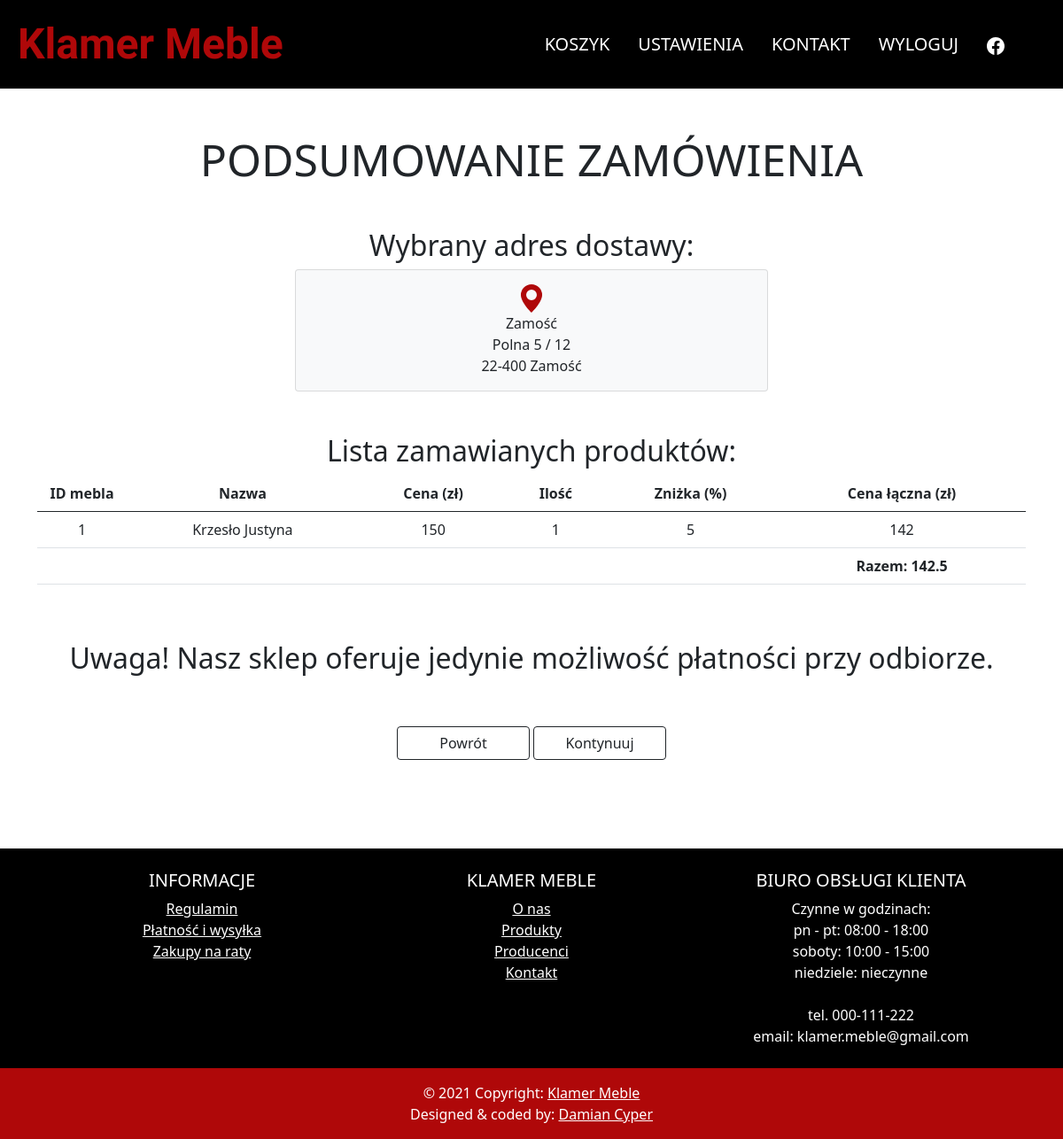
The app's page /shopping_cart/confirmation (signed in) with its own data.
### store/models.py (models this page shows, shortened)
class ShoppingCart(models.Model):
    user = models.ForeignKey(User, on_delete=models.CASCADE, default=0)
    furniture = models.ForeignKey(Furniture, on_delete=models.CASCADE)
    amount = models.IntegerField(default=1)
    address = models.ForeignKey(UserAddress, on_delete=models.CASCADE, default=0)

class UserAddress(models.Model):
    user = models.ForeignKey(User, on_delete=models.CASCADE, default=0)
    address = models.ForeignKey(Address, on_delete=models.CASCADE, default=0)

class Address(models.Model):
    city = models.CharField(max_length=255)
    street = models.CharField(max_length=255)
    house_nr = models.CharField(max_length=5)
    building_nr = models.CharField(max_length=5, blank=True)
    zip_code = models.CharField(max_length=7)

class Furniture(models.Model):
    name = models.CharField(max_length=255)
    type = models.ForeignKey(FurnitureType, on_delete=models.CASCADE)
    state = models.CharField(choices=STATE, default='new', max_length=20)
    price = models.IntegerField(default=200)
    origin = models.CharField(max_length=255)
    material = models.CharField(max_length=255)
    amount = models.IntegerField(default=0)
    description = models.TextField()
    warranty_time = models.IntegerField(default=0)
    discount = models.IntegerField(default=0)
    height = models.IntegerField()
    width = models.IntegerField()
    depth = models.IntegerField()
    @property
    def price_with_discount(self):
        return round(self.price * (1 - self.discount / 100), 2)

### store/views.py (the view, shortened to what this page needs)
# urls.py: path('shopping_cart', ShoppingCartView.as_view(template_name='shopping_cart.html'), name='shop_cart'),
class ShoppingCartView(LoginRequiredMixin, generic.ListView):
    model = ShoppingCart
    def get_queryset(self):
        products = super().get_queryset()
        products = products.filter(user=self.request.user)
        return products
    def get_context_data(self, **kwargs):
        context = super().get_context_data(**kwargs)
        context['all_price'] = get_all_price(self.get_queryset())
        return context

### store/views.py (called while the page is built)
def get_all_price(products):
    price = 0
    for product in products:
        price += product.furniture.price_with_discount * product.amount
    return round(price, 2)

### store/templates/order_confirmation.html
{% extends 'navMenu.html' %}
{% block additional %}
    {% load static %}
    <link href="{% static 'store/delivery_address.css' %}" rel="stylesheet">
{% endblock %}
{% block main %}
    <div class="container">
        <h3 class="mb-5">Podsumowanie zamówienia</h3>
    </div>
    <div class="container" id="list" style="min-height: 74vh">
        <div class="row" style="position: relative; z-index: 2; width: 100%">
          <p class="text-center h2">Wybrany adres dostawy:</p>
          <div class="col-lg-6 m-auto">
            <div class="card text-center bg-light">
              <div class="card-body">
                <svg xmlns="http://www.w3.org/2000/svg" width="32" height="32" fill="#af0809" class="bi bi-geo-alt-fill" viewBox="0 0 16 16">
                  <path d="M8 16s6-5.686 6-10A6 6 0 0 0 2 6c0 4.314 6 10 6 10zm0-7a3 3 0 1 1 0-6 3 3 0 0 1 0 6z"/>
                </svg>
                <p class="card-text">
                  {{object_list.0.address.address.city}}<br>
                  {{object_list.0.address.address.street}}
                  {% if object_list.0.address.address.building_nr %}
                  {{object_list.0.address.address.building_nr}} /
                  {% endif %}
                  {{object_list.0.address.address.house_nr}}<br>
                  {{object_list.0.address.address.zip_code}} {{object_list.0.address.address.city}}
                </p>
              </div>
            </div>
          </div>
          <p class="text-center h2 mt-5">Lista zamawianych produktów:</p>
          <table class="table align-middle">
            <thead style="text-align: center;">
                <tr>
                    <th style="max-width: 50px">ID mebla</th>
                    <th>Nazwa</th>
                    <th>Cena (zł)</th>
                    <th>Ilość</th>
                    <th>Zniżka (%)</th>
                    <th>Cena łączna (zł)</th>
                </tr>
            </thead>
            <tbody>
                {% for product in object_list %}
                  <tr style="text-align: center">
                      <td style="max-width: 50px">{{product.furniture.id}}</td>
                      <td>{{product.furniture.name}}</td>
                      <td>{{product.furniture.price}}</td>
                      <td>{{product.amount}}</td>
                      <td>{{product.furniture.discount}}</td>
                      <td>{% widthratio product.furniture.price_with_discount 1 product.amount %}</td>
                  </tr>
                {% endfor %}
                <tr>
                    <td></td><td></td><td></td><td></td><td></td>
                    <td class="text-center"><strong>Razem: {{all_price}}</strong></td>
                </tr>
            </tbody>
          </table>
          <p class="text-center h2 mt-5">Uwaga! Nasz sklep oferuje jedynie możliwość płatności przy odbiorze.</p>
        </div>
        <div class="d-flex">
          <a class="btn btn-outline-dark" href="{% url 'delivery_address' %}" style="margin-top: 50px" id="go_back">Powrót</a>
          <a class="btn btn-outline-dark" style="margin-top: 50px" id="next" href="{% url 'add_order_new' %}">Kontynuuj</a>
        </div>
    </div>
{% endblock %}

### store/static/store/delivery_address.css (style rules this page uses)
h3 { text-transform: uppercase; font-size: 50px!important; text-align: center; padding-top: 50px; }
#list { margin-bottom: 50px; display: flex!important; flex-direction: column!important; align-items: center!important; }
#go_back, #next { margin: -50px 2px 50px 2px; display: block; width: 150px; }

### records on screen
ShoppingCart: address.city "Zamość", address.street "Polna", address.building_nr "5", address.house_nr "12", address.zip_code "22-400", furniture.id "1", furniture.name "Krzesło Justyna", furniture.price "150", amount "1", furniture.discount "5", furniture+amount "142"

### other values on screen
{{ all_price }} "142.5"
